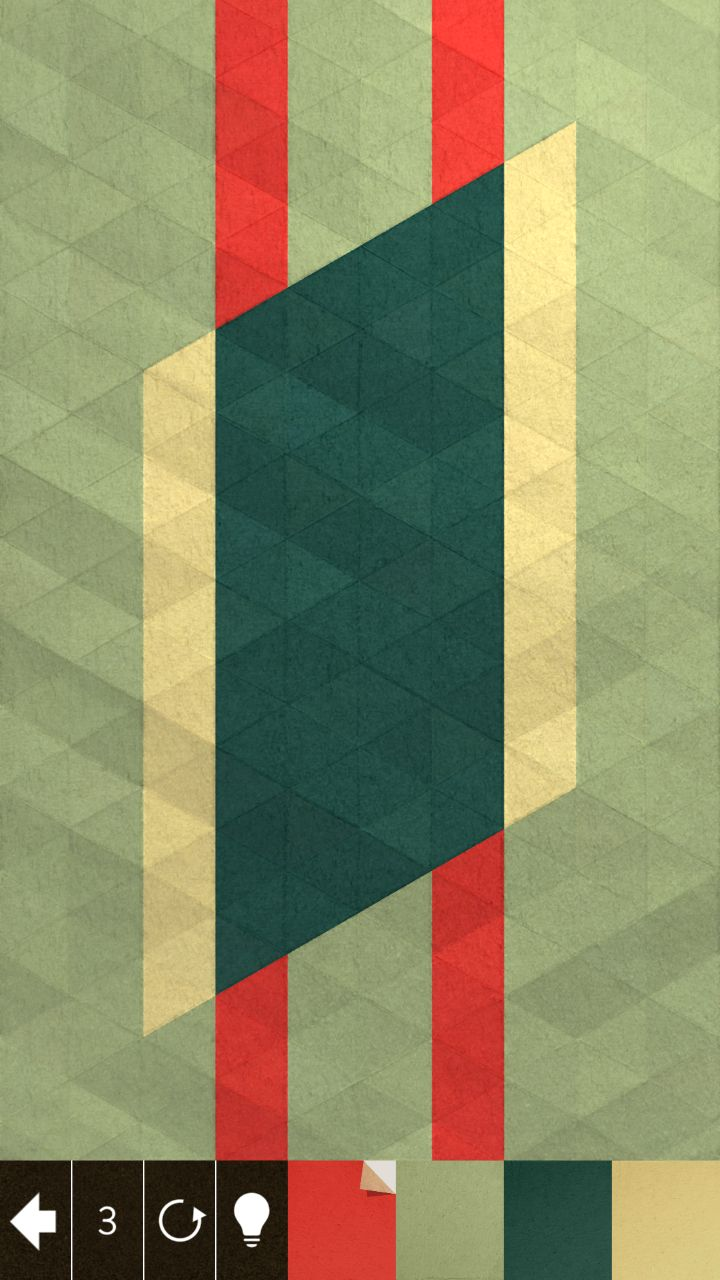
#> input picture kami/test.jpg, 720 x 1280 px
$ python kami.py
#> lines starting #> are read from the running program, lines starting #| are printed output that depends on the picture
from PIL import Image, ImageDraw, ImageFont,ImageEnhance
from itertools import chain

FILE = 'test.jpg'
COLORS = 4
TURNS = 4

class Kami(object):
    def __init__(self, image):
        self.image = image

    def solve(self):
        self._preprocess()
        colors = self._colors()
        board = self._build_board()
        board_colors = self._assing_colors_to_board(colors, board)
        # return self._solution_from(colors, board, board_colors)


    def _assing_colors_to_board(self, colors, board):
        board_colors = {}
        for x,y in board:
            pixel_color = self._average_color(x, y)
            board_colors[(x,y)] = self._closest_color(colors, pixel_color)
        return board_colors

    def _average_color(self, x, y):
        avg_color = (0,0,0)
        count = 0
        for i in range(-15,15):
            for j in range(-15,15):
                if x+i >0 and y+j > 0:
                    count += 1
                    color = self.image.getpixel((x+i, y+j))
                    avg_color = color[0]+avg_color[0],color[1]+avg_color[1],color[2]+avg_color[2]
        avg_color =  avg_color[0]/count,avg_color[1]/count,avg_color[2]/count
        return avg_color

    def _board_positions(self):
        odd_lines = self._points_from_row(10, 0, 82, 110)
        even_lines = self._points_from_row(40, 30, 84, 50)

        return list(chain(*zip(odd_lines, even_lines)))[:-1]

    def _build_board(self):
        positions = self._board_positions()
        board = self._build_board_from(positions)
        return board

    def _build_board_from(self, positions):
        board = {}
        for line_index in range(len(positions)):
            for pos_index in range(len(positions[line_index])):
                x,y = positions[line_index][pos_index]
                board[(x,y)] = self._neighbours_for(positions, line_index, pos_index)
        return board

    def _closest_color(self, colors, pixel_color):
        min_distance = 99999
        closest = None
        for c in colors:
            distance = sum([abs(c1-c2) for c1,c2 in zip(c, pixel_color)])
            if distance < min_distance:
                min_distance = distance
                closest = c
        return closest

    def _colors(self):
        colors = []
        starting_x, starting_y = 340, 1220
        separation = 100
        for i in range(COLORS):
            colors.append(self._average_color(starting_x + i*separation, starting_y))
        return colors

    def _neighbours_for(self, positions, line, pos):
        neighbours = []
        if line > 0:
            neighbours.append(positions[line-1][pos])
        if line < len(positions)-1:
            neighbours.append(positions[line+1][pos])
        if line % 2 == 0:
            if pos % 2 == 0 and pos > 0:
                neighbours.append(positions[line][pos-1])
        else:
            if pos % 2 == 0 and pos < len(positions[line]) - 1:
                neighbours.append(positions[line][pos+1])
        return neighbours

    def _points_from_row(self, starting_x, starting_y, step, separation):
        x, y = starting_x, starting_y
        lines = []
        for j in range(0, 1200, step):
            line = []
            for i in range(0, 680, 145):
                line.append((x + i, y + j))
                line.append((x + i + separation, y + j))
            lines.append(line)
        return lines

    def _preprocess(self):
        enhancer = ImageEnhance.Color(self.image)
        self.image = enhancer.enhance(2.0)

    def _solution_from(self, colors, board, board_colors):
        solution = []
        if tries > TURNS:
            return
        for (x,y) in board:
            paint(x,y)
            if solved():
                return solution
            recur_from(x.y)
            unpaint(x,y)


def get_image():
    return Image.open(FILE).convert('RGB')
#> returned value is the input picture: PIL image 720x1280 RGB; mean R, G, B 139.1, 138.2, 101.5

image = get_image()
kami = Kami(image)
kami._preprocess()
#> in _preprocess, `self.image = enhancer.enhance(2.0)`:
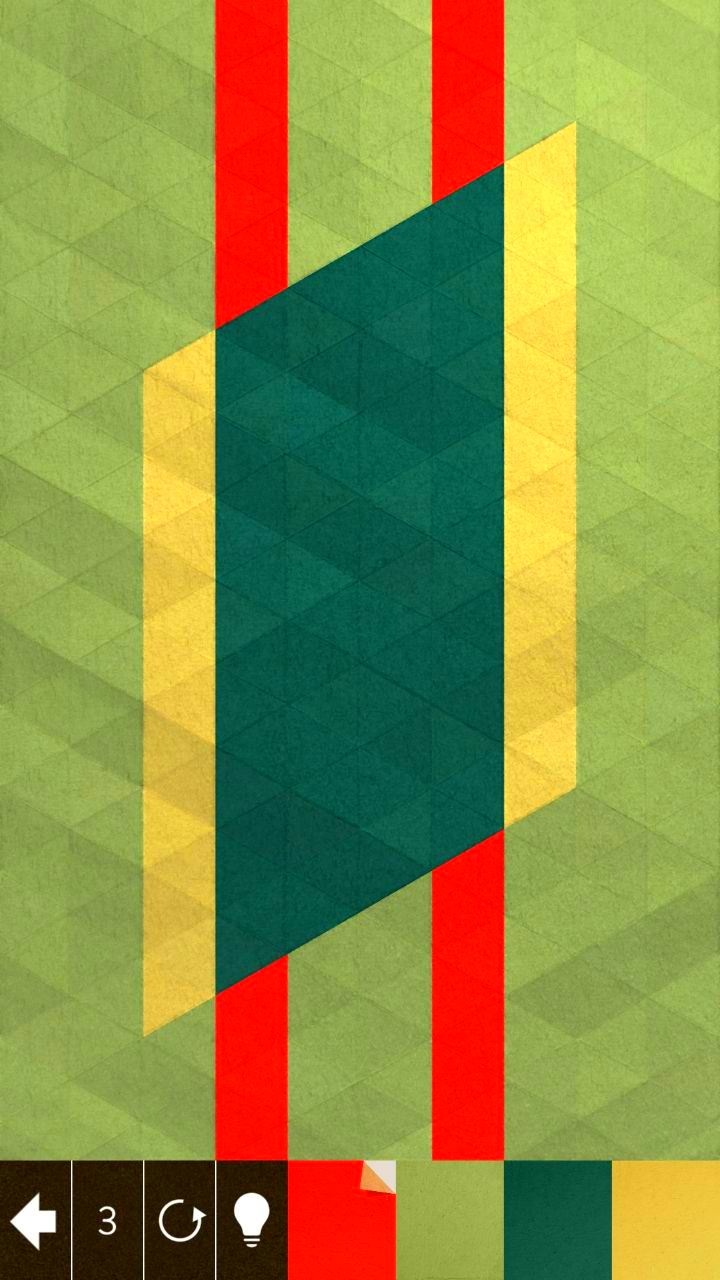
#> self.image: PIL image 720x1280 RGB; mean R, G, B 137.3, 142.2, 69.3
colors = kami._colors()
#> colors = [(255, 12.12, 0), (155.1, 171.1, 73.06), (12.9, 84.9, 60.9), (237.8, 195.6, 58.38)]
board = kami._build_board()
#> board = 290 items
board_colors = kami._assing_colors_to_board(colors, board)
#> the loop in _assing_colors_to_board, `for x,y in board:` made 290 passes
#> (x, y, pixel_color) on passes 1 to 3: (10, 0, (151.6, 175.6, 79.62)), (120, 0, (155.7, 183.7, 85.66)), (155, 0, (159.4, 187.4, 85.93))
#> board_colors = 290 items

d = ImageDraw.Draw(image)
font = ImageFont.truetype("font.ttf", 20)
for x1 in board:
    for x2 in board[x1]:
        d.line((x1,x2), fill='#666666')
        d.text((x2[0]-10,x2[1]-10), str(colors.index(board_colors[x2])),fill='#000000',font=font)
#> this loop made 290 passes
#> x1 on passes 1 to 3: (10, 0), (120, 0), (155, 0)
image.show()
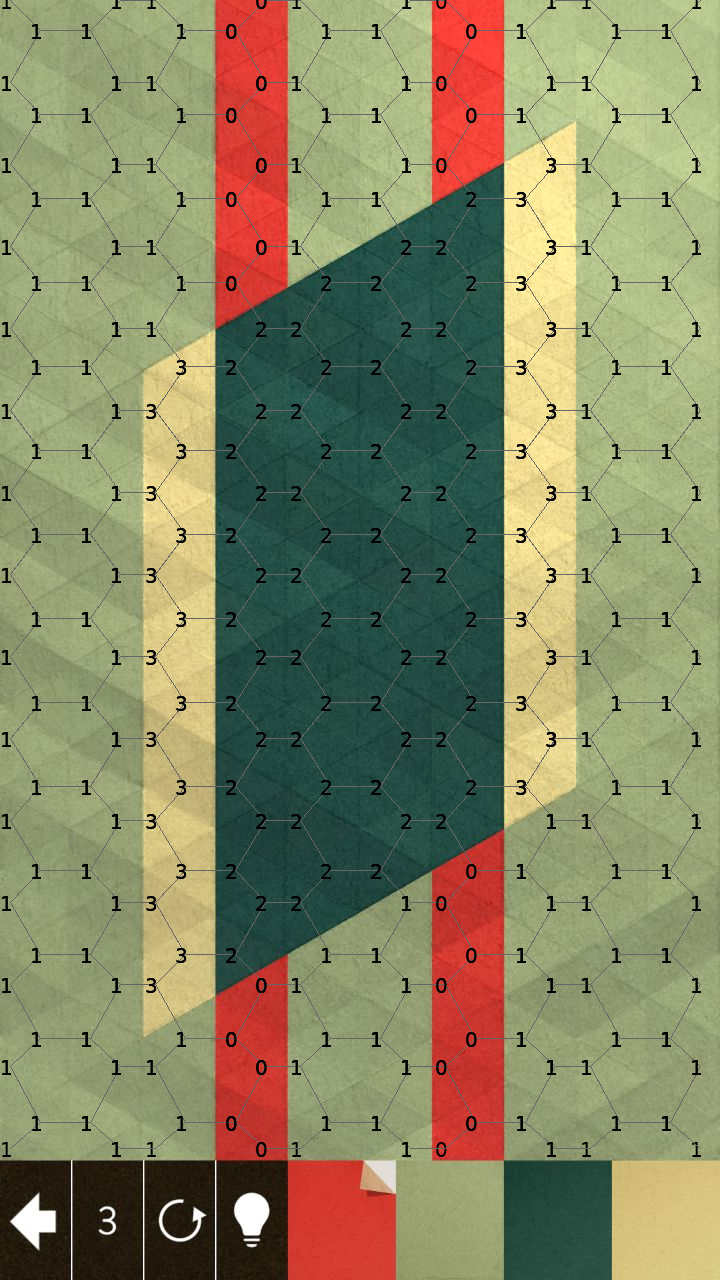
#> shown: PIL image 720x1280 RGB; mean R, G, B 135.6, 134.8, 99.4
